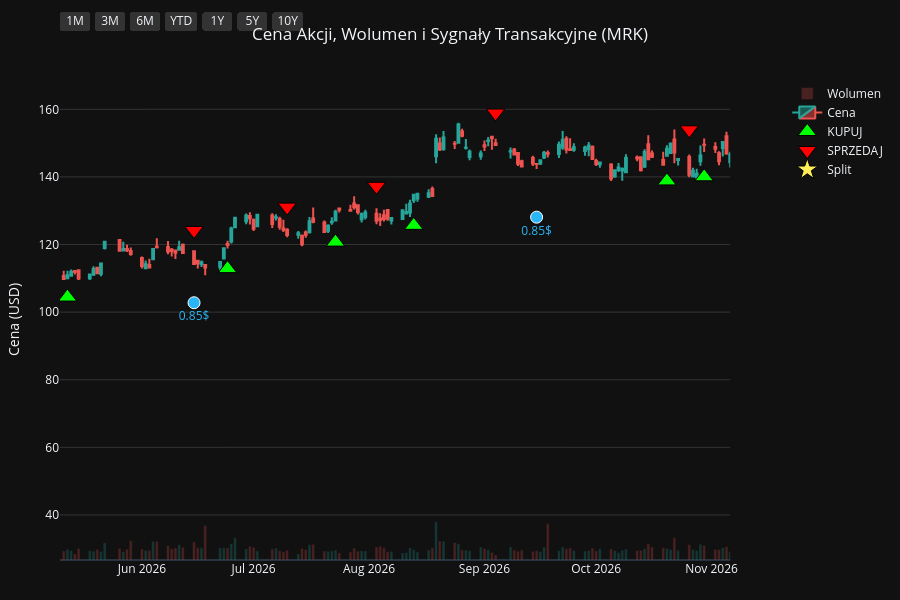
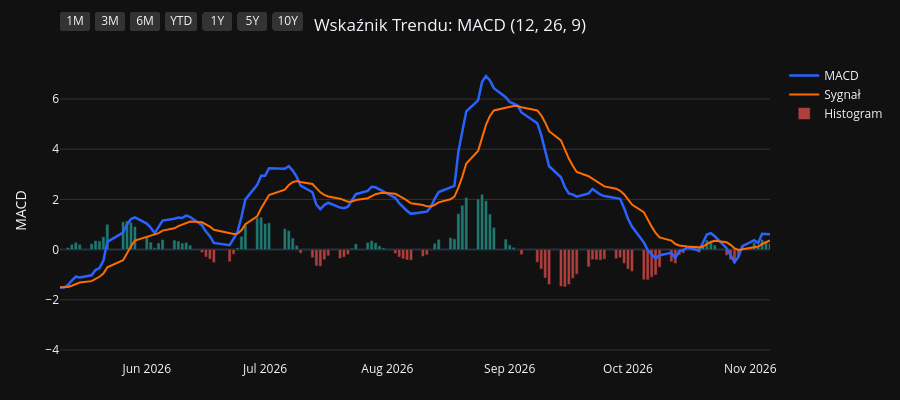
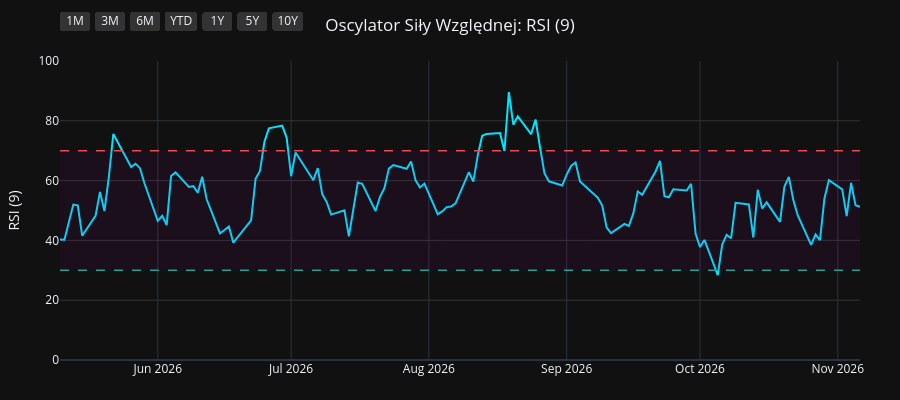
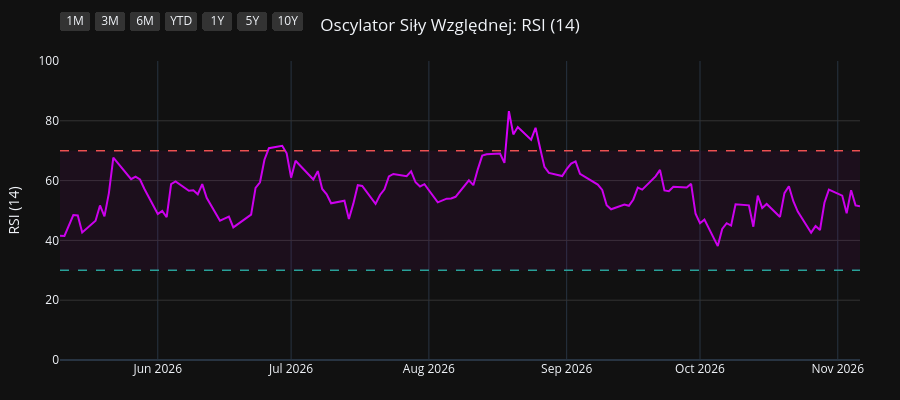

Notebook cell for these charts, in order:
### Code cell
import os
import yfinance as yf
import pandas as pd
import pandas_ta as ta
import plotly.graph_objects as go
from plotly.subplots import make_subplots

# 1. Pobranie i przygotowanie danych
symbol = os.environ.get("STOCK_TICKER", "").strip().upper()
if not symbol:
    raise RuntimeError("Set STOCK_TICKER before running price_extractor.ipynb")
df = yf.Ticker(symbol).history(period="10y")
df.index = df.index.tz_localize(None)

# Wskaźniki i sygnały
df.ta.macd(fast=12, slow=26, signal=9, append=True)
df.ta.rsi(length=9, append=True)
df.ta.rsi(length=14, append=True)
df.ta.rsi(length=21, append=True)
df.dropna(inplace=True)

macd = df['MACD_12_26_9']
signal = df['MACDs_12_26_9']
wczorajszy_macd = macd.shift(1)
wczorajszy_signal = signal.shift(1)

df['Decyzja'] = 'BRAK'
df.loc[(macd > signal) & (wczorajszy_macd <= wczorajszy_signal), 'Decyzja'] = 'KUPUJ'
df.loc[(macd < signal) & (wczorajszy_macd >= wczorajszy_signal), 'Decyzja'] = 'SPRZEDAJ'

df_kupuj = df[df['Decyzja'] == 'KUPUJ']
df_sprzedaj = df[df['Decyzja'] == 'SPRZEDAJ']
df_dywidendy = df[df['Dividends'] > 0]
df_splity = df[df['Stock Splits'] > 0]

# Wspólna konfiguracja osi X
konfiguracja_osi_x = dict(
    type="date",
    showspikes=True, spikemode="across", spikesnap="cursor", spikedash="dot", spikecolor="#ffffff", spikethickness=1, hoverformat="%Y-%m-%d",
    rangeselector=dict(
        buttons=list([
            dict(count=1, label="1M", step="month", stepmode="backward"),
            dict(count=3, label="3M", step="month", stepmode="backward"),
            dict(count=6, label="6M", step="month", stepmode="backward"),
            dict(count=1, label="YTD", step="year", stepmode="todate"),
            dict(count=1, label="1Y", step="year", stepmode="backward"),
            dict(count=5, label="5Y", step="year", stepmode="backward"),
            dict(step="all", label="10Y")
        ]),
        bgcolor="#333333", activecolor="#2962ff", x=0, y=1.1
    )
)

# ==========================================
# WYKRES 1: CENA + WOLUMEN + SYGNAŁY
# ==========================================
fig1 = make_subplots(specs=[[{"secondary_y": True}]])

kolory_wolumenu = ['#26a69a' if row['Close'] >= row['Open'] else '#ef5350' for index, row in df.iterrows()]
fig1.add_trace(go.Bar(x=df.index, y=df['Volume'], marker_color=kolory_wolumenu, opacity=0.25, name='Wolumen'), secondary_y=True)
fig1.add_trace(go.Candlestick(x=df.index, open=df['Open'], high=df['High'], low=df['Low'], close=df['Close'], name='Cena', increasing_line_color='#26a69a', decreasing_line_color='#ef5350'), secondary_y=False)
fig1.add_trace(go.Scatter(x=df_kupuj.index, y=df_kupuj['Low'] * 0.95, customdata=df_kupuj[['Low', 'High']], mode='markers', marker=dict(symbol='triangle-up', size=16, color='#00ff00', line=dict(width=1, color='black')), name='KUPUJ', hovertemplate='KUPUJ<br>Najniższa: %{customdata[0]:.2f}<br>Najwyższa: %{customdata[1]:.2f}<extra></extra>'), secondary_y=False)
fig1.add_trace(go.Scatter(x=df_sprzedaj.index, y=df_sprzedaj['High'] * 1.05, customdata=df_sprzedaj[['Low', 'High']], mode='markers', marker=dict(symbol='triangle-down', size=16, color='#ff0000', line=dict(width=1, color='black')), name='SPRZEDAJ', hovertemplate='SPRZEDAJ<br>Najniższa: %{customdata[0]:.2f}<br>Najwyższa: %{customdata[1]:.2f}<extra></extra>'), secondary_y=False)

if not df_dywidendy.empty:
    fig1.add_trace(go.Scatter(x=df_dywidendy.index, y=df_dywidendy['Low'] * 0.90, mode='markers+text', marker=dict(symbol='circle', size=12, color='#29b6f6', line=dict(width=1, color='white')), text=df_dywidendy['Dividends'].apply(lambda x: f"{x}$"), textposition="bottom center", name='Dywidenda', showlegend=False, hovertemplate='Dywidenda: %{text}<extra></extra>', textfont=dict(color="#29b6f6")), secondary_y=False)
if not df_splity.empty:
                    fig1.add_trace(go.Scatter(x=df_splity.index, y=df_splity['High'], mode='markers+text', marker=dict(symbol='star', size=16, color='#ffee58', line=dict(width=1, color='black')), text=df_splity['Stock Splits'].apply(lambda x: f"{x:g}:1" if x >= 1 else f"1:{1 / x:g}"), textposition="top center", name='Split', hovertemplate='%{text}<extra></extra>', textfont=dict(color="#ffee58")), secondary_y=False)

fig1.update_layout(title=dict(text=f"Cena Akcji, Wolumen i Sygnały Transakcyjne ({symbol})", x=0.5, xanchor='center'), dragmode='pan', xaxis_rangeslider_visible=False, template='plotly_dark', height=600, hovermode='x unified', margin=dict(l=60, r=40, t=60, b=40))
fig1.update_xaxes(**konfiguracja_osi_x)
fig1.update_xaxes(range=[df.index.max() - pd.Timedelta(days=180), df.index.max()])
fig1.update_yaxes(title_text="Cena (USD)", secondary_y=False, gridcolor='#333333')
fig1.update_yaxes(range=[0, df['Volume'].max() * 4], showgrid=False, showticklabels=False, secondary_y=True)
fig1.show(config={'scrollZoom': True})

# ==========================================
# WYKRES 2: WSKAŹNIK MACD
# ==========================================
fig2 = go.Figure()
fig2.add_trace(go.Scatter(x=df.index, y=df['MACD_12_26_9'], line=dict(color='#2962ff', width=2.5), name='MACD'))
fig2.add_trace(go.Scatter(x=df.index, y=df['MACDs_12_26_9'], line=dict(color='#ff6d00', width=2), name='Sygnał'))
kolory_macd = ['#26a69a' if val >= 0 else '#ef5350' for val in df['MACDh_12_26_9']]
fig2.add_trace(go.Bar(x=df.index, y=df['MACDh_12_26_9'], marker_color=kolory_macd, name='Histogram', opacity=0.7))
fig2.update_layout(title=dict(text="Wskaźnik Trendu: MACD (12, 26, 9)", x=0.5, xanchor='center'), dragmode='pan', xaxis_rangeslider_visible=False, template='plotly_dark', height=400, hovermode='x unified', margin=dict(l=60, r=40, t=60, b=40))
fig2.update_xaxes(**konfiguracja_osi_x)
fig2.update_xaxes(range=[df.index.max() - pd.Timedelta(days=180), df.index.max()])
fig2.update_yaxes(title_text="MACD", gridcolor='#333333')
fig2.show(config={'scrollZoom': True})

# ==========================================
# WYKRES 3: OSCYLATOR RSI (9)
# ==========================================
fig3 = go.Figure()
fig3.add_trace(go.Scatter(x=df.index, y=df['RSI_9'], line=dict(color='#00e5ff', width=2), name='RSI (9)'))
fig3.add_hline(y=70, line_dash="dash", line_color="#ef5350", line_width=1.5)
fig3.add_hline(y=30, line_dash="dash", line_color="#26a69a", line_width=1.5)
fig3.add_hrect(y0=30, y1=70, line_width=0, fillcolor="purple", opacity=0.1)
fig3.update_layout(title=dict(text="Oscylator Siły Względnej: RSI (9)", x=0.5, xanchor='center'), dragmode='pan', xaxis_rangeslider_visible=False, template='plotly_dark', height=400, hovermode='x unified', margin=dict(l=60, r=40, t=60, b=40))
fig3.update_xaxes(**konfiguracja_osi_x)
fig3.update_xaxes(range=[df.index.max() - pd.Timedelta(days=180), df.index.max()])
fig3.update_yaxes(title_text="RSI (9)", range=[0, 100], gridcolor='#333333')
fig3.show(config={'scrollZoom': True})

# ==========================================
# WYKRES 4: OSCYLATOR RSI (14)
# ==========================================
fig4 = go.Figure()
fig4.add_trace(go.Scatter(x=df.index, y=df['RSI_14'], line=dict(color='#d500f9', width=2), name='RSI (14)'))
fig4.add_hline(y=70, line_dash="dash", line_color="#ef5350", line_width=1.5)
fig4.add_hline(y=30, line_dash="dash", line_color="#26a69a", line_width=1.5)
fig4.add_hrect(y0=30, y1=70, line_width=0, fillcolor="purple", opacity=0.1)
fig4.update_layout(title=dict(text="Oscylator Siły Względnej: RSI (14)", x=0.5, xanchor='center'), dragmode='pan', xaxis_rangeslider_visible=False, template='plotly_dark', height=400, hovermode='x unified', margin=dict(l=60, r=40, t=60, b=40))
fig4.update_xaxes(**konfiguracja_osi_x)
fig4.update_xaxes(range=[df.index.max() - pd.Timedelta(days=180), df.index.max()])
fig4.update_yaxes(title_text="RSI (14)", range=[0, 100], gridcolor='#333333')
fig4.show(config={'scrollZoom': True})

# ==========================================
# WYKRES 5: OSCYLATOR RSI (21)
# ==========================================
fig5 = go.Figure()
fig5.add_trace(go.Scatter(x=df.index, y=df['RSI_21'], line=dict(color='#64dd17', width=2), name='RSI (21)'))
fig5.add_hline(y=70, line_dash="dash", line_color="#ef5350", line_width=1.5)
fig5.add_hline(y=30, line_dash="dash", line_color="#26a69a", line_width=1.5)
fig5.add_hrect(y0=30, y1=70, line_width=0, fillcolor="purple", opacity=0.1)
fig5.update_layout(title=dict(text="Oscylator Siły Względnej: RSI (21)", x=0.5, xanchor='center'), dragmode='pan', xaxis_rangeslider_visible=False, template='plotly_dark', height=400, hovermode='x unified', margin=dict(l=60, r=40, t=60, b=40))
fig5.update_xaxes(**konfiguracja_osi_x)
fig5.update_xaxes(range=[df.index.max() - pd.Timedelta(days=180), df.index.max()])
fig5.update_yaxes(title_text="RSI (21)", range=[0, 100], gridcolor='#333333')
fig5.show(config={'scrollZoom': True})

### Figure 1 — Plotly figure (JSON) as saved in the notebook; plotly's stock layout.template omitted (floating-point values rounded to 4 significant figures; data arrays with more than 128 entries replaced by an {"elided": "..."} marker saying what was removed)
{"data": [{"marker": {"color": {"elided": "2481 str values"}}, "name": "Wolumen", "opacity": 0.25, "type": "bar", "x": {"elided": "2481 str values"}, "xaxis": "x", "y": {"elided": "2481 int values"}, "yaxis": "y2"}, {"close": {"elided": "2481 float values"}, "decreasing": {"line": {"color": "#ef5350"}}, "high": {"elided": "2481 float values"}, "increasing": {"line": {"color": "#26a69a"}}, "low": {"elided": "2481 float values"}, "name": "Cena", "open": {"elided": "2481 float values"}, "type": "candlestick", "x": {"elided": "2481 str values"}, "xaxis": "x", "yaxis": "y"}, {"customdata": {"elided": "99x2 float values"}, "hovertemplate": "KUPUJ<br>Najniższa: %{customdata[0]:.2f}<br>Najwyższa: %{customdata[1]:.2f}<extra></extra>", "marker": {"color": "#00ff00", "line": {"color": "black", "width": 1}, "size": 16, "symbol": "triangle-up"}, "mode": "markers", "name": "KUPUJ", "type": "scatter", "x": ["2017-01-05T00:00:00", "2017-04-27T00:00:00", "2017-06-21T00:00:00", "2017-07-27T00:00:00", "2017-08-24T00:00:00", "2017-11-16T00:00:00", "2018-03-07T00:00:00", "2018-03-28T00:00:00", "2018-05-16T00:00:00", "2018-06-01T00:00:00", "2018-07-09T00:00:00", "2018-09-17T00:00:00", "2018-09-20T00:00:00", "2018-10-19T00:00:00", "2018-10-31T00:00:00", "2018-11-28T00:00:00", "2019-01-04T00:00:00", "2019-01-18T00:00:00", "2019-02-01T00:00:00", "2019-03-21T00:00:00", "2019-04-30T00:00:00", "2019-07-03T00:00:00", "2019-07-31T00:00:00", "2019-09-23T00:00:00", "2019-09-26T00:00:00", "2019-09-30T00:00:00", "2019-10-04T00:00:00", "2019-10-30T00:00:00", "2019-11-13T00:00:00", "2020-01-02T00:00:00", "2020-03-04T00:00:00", "2020-03-30T00:00:00", "2020-05-18T00:00:00", "2020-05-28T00:00:00", "2020-07-01T00:00:00", "2020-07-28T00:00:00", "2020-11-04T00:00:00", "2020-12-31T00:00:00", "2021-02-22T00:00:00", "2021-03-05T00:00:00", "2021-04-19T00:00:00", "2021-05-07T00:00:00", "2021-06-10T00:00:00", "2021-08-16T00:00:00", "2021-09-24T00:00:00", "2021-10-21T00:00:00", "2021-12-15T00:00:00", "2022-02-01T00:00:00", "2022-03-02T00:00:00", "2022-05-12T00:00:00", "2022-06-23T00:00:00", "2022-08-12T00:00:00", "2022-09-14T00:00:00", "2022-09-22T00:00:00", "2022-11-21T00:00:00", "2023-02-10T00:00:00", "2023-03-06T00:00:00", "2023-03-31T00:00:00", "2023-05-02T00:00:00", "2023-06-20T00:00:00", "2023-08-08T00:00:00", "2023-10-12T00:00:00", "2023-10-23T00:00:00", "2023-11-30T00:00:00", "2024-02-01T00:00:00", "2024-03-25T00:00:00", "2024-04-25T00:00:00", "2024-05-07T00:00:00", "2024-05-15T00:00:00", "2024-06-07T00:00:00", "2024-06-21T00:00:00", "2024-07-29T00:00:00", "2024-08-16T00:00:00", "2024-10-17T00:00:00", "2024-11-21T00:00:00", "2024-12-26T00:00:00", "2024-12-31T00:00:00", "2025-01-30T00:00:00", "2025-02-21T00:00:00", "2025-04-24T00:00:00", "2025-05-21T00:00:00", "2025-07-01T00:00:00", "2025-07-24T00:00:00", "2025-08-14T00:00:00", "2025-09-02T00:00:00", "2025-10-01T00:00:00", "2025-10-22T00:00:00", "2025-11-11T00:00:00", "2025-12-23T00:00:00", "2026-01-14T00:00:00", "2026-02-03T00:00:00", "2026-03-26T00:00:00", "2026-05-07T00:00:00", "2026-05-12T00:00:00", "2026-06-24T00:00:00", "2026-07-23T00:00:00", "2026-08-13T00:00:00", "2026-10-20T00:00:00", "2026-10-30T00:00:00"], "xaxis": "x", "y": [40.39, 42.34, 44.09, 42.89, 42.47, 37.66, 37.29, 37.8, 41.36, 41.72, 43.72, 49.45, 49.74, 51.08, 51.67, 54.15, 53.37, 53.96, 53.86, 58.92, 54.71, 62.31, 60.03, 61.52, 60.58, 60.7, 60.66, 61.51, 61.36, 66.37, 58.67, 53.97, 58.67, 58.14, 57.56, 58.95, 59.8, 60.91, 55.87, 54.57, 58.84, 59.54, 59.88, 61.93, 59.8, 65.45, 60.66, 66.73, 62.6, 73.37, 74.97, 74.46, 72.89, 71.35, 87.96, 90.78, 91.27, 90.26, 99.06, 93.88, 91.01, 89.24, 89.01, 86.94, 107.2, 108.8, 113.2, 111.7, 113.1, 114.4, 114.1, 110.4, 99.56, 97.45, 86.28, 88.74, 88.3, 88.12, 78.05, 68.79, 69.55, 71.83, 76.33, 74.57, 77.08, 78.62, 80.3, 80.53, 97.11, 100.5, 103.7, 111.3, 104.2, 104.4, 112.9, 120.7, 125.7, 138.8, 140.0], "yaxis": "y"}, {"customdata": {"elided": "98x2 float values"}, "hovertemplate": "SPRZEDAJ<br>Najniższa: %{customdata[0]:.2f}<br>Najwyższa: %{customdata[1]:.2f}<extra></extra>", "marker": {"color": "#ff0000", "line": {"color": "black", "width": 1}, "size": 16, "symbol": "triangle-down"}, "mode": "markers", "name": "SPRZEDAJ", "type": "scatter", "x": ["2017-03-02T00:00:00", "2017-06-07T00:00:00", "2017-06-30T00:00:00", "2017-08-08T00:00:00", "2017-09-26T00:00:00", "2018-01-31T00:00:00", "2018-03-27T00:00:00", "2018-05-01T00:00:00", "2018-05-21T00:00:00", "2018-06-18T00:00:00", "2018-08-28T00:00:00", "2018-09-19T00:00:00", "2018-09-25T00:00:00", "2018-10-24T00:00:00", "2018-11-23T00:00:00", "2018-12-10T00:00:00", "2019-01-10T00:00:00", "2019-01-24T00:00:00", "2019-03-07T00:00:00", "2019-03-27T00:00:00", "2019-06-27T00:00:00", "2019-07-08T00:00:00", "2019-09-04T00:00:00", "2019-09-25T00:00:00", "2019-09-27T00:00:00", "2019-10-02T00:00:00", "2019-10-22T00:00:00", "2019-11-06T00:00:00", "2019-12-31T00:00:00", "2020-01-03T00:00:00", "2020-03-12T00:00:00", "2020-04-29T00:00:00", "2020-05-19T00:00:00", "2020-06-12T00:00:00", "2020-07-24T00:00:00", "2020-09-01T00:00:00", "2020-12-15T00:00:00", "2021-01-21T00:00:00", "2021-02-26T00:00:00", "2021-04-06T00:00:00", "2021-04-28T00:00:00", "2021-05-25T00:00:00", "2021-07-12T00:00:00", "2021-08-27T00:00:00", "2021-10-15T00:00:00", "2021-11-08T00:00:00", "2022-01-24T00:00:00", "2022-02-03T00:00:00", "2022-04-20T00:00:00", "2022-05-27T00:00:00", "2022-07-19T00:00:00", "2022-08-29T00:00:00", "2022-09-21T00:00:00", "2022-11-11T00:00:00", "2022-12-08T00:00:00", "2023-03-01T00:00:00", "2023-03-10T00:00:00", "2023-04-27T00:00:00", "2023-05-09T00:00:00", "2023-07-07T00:00:00", "2023-09-05T00:00:00", "2023-10-19T00:00:00", "2023-11-13T00:00:00", "2024-01-23T00:00:00", "2024-02-12T00:00:00", "2024-04-09T00:00:00", "2024-05-03T00:00:00", "2024-05-14T00:00:00", "2024-05-24T00:00:00", "2024-06-17T00:00:00", "2024-06-28T00:00:00", "2024-07-30T00:00:00", "2024-09-25T00:00:00", "2024-10-18T00:00:00", "2024-12-19T00:00:00", "2024-12-30T00:00:00", "2025-01-21T00:00:00", "2025-02-04T00:00:00", "2025-03-25T00:00:00", "2025-05-09T00:00:00", "2025-06-30T00:00:00", "2025-07-17T00:00:00", "2025-07-30T00:00:00", "2025-08-29T00:00:00", "2025-09-03T00:00:00", "2025-10-15T00:00:00", "2025-10-29T00:00:00", "2025-12-05T00:00:00", "2026-01-13T00:00:00", "2026-01-15T00:00:00", "2026-02-26T00:00:00", "2026-04-15T00:00:00", "2026-05-08T00:00:00", "2026-06-15T00:00:00", "2026-07-10T00:00:00", "2026-08-03T00:00:00", "2026-09-04T00:00:00", "2026-10-26T00:00:00"], "xaxis": "x", "y": [49.53, 48.44, 48.86, 47.34, 49.66, 46.62, 42.2, 45.82, 45.88, 47.83, 53.68, 55.38, 56.02, 57.0, 59.09, 61.04, 59.81, 59.4, 64.1, 66.08, 67.83, 68.48, 69.82, 67.75, 67.72, 67.09, 66.66, 67.69, 73.86, 74.74, 63.37, 67.27, 65.26, 64.29, 64.34, 70.78, 67.88, 68.93, 62.57, 65.01, 65.93, 66.96, 70.04, 68.74, 71.24, 74.68, 72.87, 74.41, 79.68, 85.45, 86.41, 82.35, 80.68, 94.03, 103.5, 101.0, 104.0, 109.1, 112.2, 106.1, 104.4, 97.48, 98.26, 115.8, 121.1, 123.4, 124.8, 125.5, 127.7, 126.0, 128.0, 121.1, 114.1, 108.1, 99.09, 98.72, 97.43, 90.45, 92.32, 78.45, 80.19, 83.49, 84.42, 85.09, 86.67, 86.39, 89.6, 104.1, 112.5, 114.8, 126.0, 124.6, 117.1, 124.2, 131.1, 137.2, 158.9, 153.9], "yaxis": "y"}, {"hovertemplate": "Dywidenda: %{text}<extra></extra>", "marker": {"color": "#29b6f6", "line": {"color": "white", "width": 1}, "size": 12, "symbol": "circle"}, "mode": "markers+text", "name": "Dywidenda", "showlegend": false, "text": ["0.448473$", "0.448473$", "0.448473$", "0.458015$", "0.458015$", "0.458015$", "0.458015$", "0.524809$", "0.524809$", "0.524809$", "0.524809$", "0.582061$", "0.582061$", "0.582061$", "0.582061$", "0.620229$", "0.620229$", "0.65$", "0.65$", "0.69$", "0.69$", "0.69$", "0.69$", "0.73$", "0.73$", "0.73$", "0.73$", "0.77$", "0.77$", "0.77$", "0.77$", "0.81$", "0.81$", "0.81$", "0.81$", "0.85$", "0.85$", "0.85$", "0.85$"], "textfont": {"color": "#29b6f6"}, "textposition": "bottom center", "type": "scatter", "x": ["2017-03-13T00:00:00", "2017-06-13T00:00:00", "2017-09-14T00:00:00", "2017-12-14T00:00:00", "2018-03-14T00:00:00", "2018-06-14T00:00:00", "2018-09-14T00:00:00", "2018-12-14T00:00:00", "2019-03-14T00:00:00", "2019-06-14T00:00:00", "2019-09-13T00:00:00", "2019-12-13T00:00:00", "2020-03-13T00:00:00", "2020-06-12T00:00:00", "2020-09-14T00:00:00", "2020-12-14T00:00:00", "2021-03-12T00:00:00", "2021-06-14T00:00:00", "2021-09-14T00:00:00", "2021-12-14T00:00:00", "2022-03-14T00:00:00", "2022-06-14T00:00:00", "2022-09-14T00:00:00", "2022-12-14T00:00:00", "2023-03-14T00:00:00", "2023-06-14T00:00:00", "2023-09-14T00:00:00", "2023-12-14T00:00:00", "2024-03-14T00:00:00", "2024-06-17T00:00:00", "2024-09-16T00:00:00", "2024-12-16T00:00:00", "2025-03-17T00:00:00", "2025-06-16T00:00:00", "2025-09-15T00:00:00", "2025-12-15T00:00:00", "2026-03-16T00:00:00", "2026-06-15T00:00:00", "2026-09-15T00:00:00"], "xaxis": "x", "y": [41.11, 40.78, 42.3, 36.78, 36.01, 40.9, 46.86, 51.64, 55.19, 56.61, 56.75, 61.54, 50.69, 53.37, 59.64, 57.46, 53.58, 57.32, 55.66, 56.26, 60.81, 66.51, 69.06, 88.55, 84.7, 88.39, 87.85, 86.98, 99.62, 106.7, 97.63, 85.03, 79.79, 69.01, 70.75, 86.42, 101.5, 102.8, 128.1], "yaxis": "y"}, {"hovertemplate": "%{text}<extra></extra>", "marker": {"color": "#ffee58", "line": {"color": "black", "width": 1}, "size": 16, "symbol": "star"}, "mode": "markers+text", "name": "Split", "text": ["1.048:1"], "textfont": {"color": "#ffee58"}, "textposition": "top center", "type": "scatter", "x": ["2021-06-03T00:00:00"], "xaxis": "x", "y": [62.4], "yaxis": "y"}], "layout": {"dragmode": "pan", "height": 600, "hovermode": "x unified", "margin": {"b": 40, "l": 60, "r": 40, "t": 60}, "title": {"text": "Cena Akcji, Wolumen i Sygnały Transakcyjne (MRK)", "x": 0.5, "xanchor": "center"}, "xaxis": {"anchor": "y", "domain": [0.0, 0.94], "hoverformat": "%Y-%m-%d", "range": ["2026-05-10T00:00:00", "2026-11-06T00:00:00"], "rangeselector": {"activecolor": "#2962ff", "bgcolor": "#333333", "buttons": [{"count": 1, "label": "1M", "step": "month", "stepmode": "backward"}, {"count": 3, "label": "3M", "step": "month", "stepmode": "backward"}, {"count": 6, "label": "6M", "step": "month", "stepmode": "backward"}, {"count": 1, "label": "YTD", "step": "year", "stepmode": "todate"}, {"count": 1, "label": "1Y", "step": "year", "stepmode": "backward"}, {"count": 5, "label": "5Y", "step": "year", "stepmode": "backward"}, {"label": "10Y", "step": "all"}], "x": 0, "y": 1.1}, "rangeslider": {"visible": false}, "showspikes": true, "spikecolor": "#ffffff", "spikedash": "dot", "spikemode": "across", "spikesnap": "cursor", "spikethickness": 1, "type": "date"}, "yaxis": {"anchor": "x", "domain": [0.0, 1.0], "gridcolor": "#333333", "title": {"text": "Cena (USD)"}}, "yaxis2": {"anchor": "x", "overlaying": "y", "range": [0, 409989200], "showgrid": false, "showticklabels": false, "side": "right"}}}

### Figure 2 — Plotly figure (JSON) as saved in the notebook; plotly's stock layout.template omitted (floating-point values rounded to 4 significant figures; data arrays with more than 128 entries replaced by an {"elided": "..."} marker saying what was removed)
{"data": [{"line": {"color": "#2962ff", "width": 2.5}, "name": "MACD", "type": "scatter", "x": {"elided": "2481 str values"}, "y": {"elided": "2481 float values"}}, {"line": {"color": "#ff6d00", "width": 2}, "name": "Sygnał", "type": "scatter", "x": {"elided": "2481 str values"}, "y": {"elided": "2481 float values"}}, {"marker": {"color": {"elided": "2481 str values"}}, "name": "Histogram", "opacity": 0.7, "type": "bar", "x": {"elided": "2481 str values"}, "y": {"elided": "2481 float values"}}], "layout": {"dragmode": "pan", "height": 400, "hovermode": "x unified", "margin": {"b": 40, "l": 60, "r": 40, "t": 60}, "title": {"text": "Wskaźnik Trendu: MACD (12, 26, 9)", "x": 0.5, "xanchor": "center"}, "xaxis": {"hoverformat": "%Y-%m-%d", "range": ["2026-05-10T00:00:00", "2026-11-06T00:00:00"], "rangeselector": {"activecolor": "#2962ff", "bgcolor": "#333333", "buttons": [{"count": 1, "label": "1M", "step": "month", "stepmode": "backward"}, {"count": 3, "label": "3M", "step": "month", "stepmode": "backward"}, {"count": 6, "label": "6M", "step": "month", "stepmode": "backward"}, {"count": 1, "label": "YTD", "step": "year", "stepmode": "todate"}, {"count": 1, "label": "1Y", "step": "year", "stepmode": "backward"}, {"count": 5, "label": "5Y", "step": "year", "stepmode": "backward"}, {"label": "10Y", "step": "all"}], "x": 0, "y": 1.1}, "rangeslider": {"visible": false}, "showspikes": true, "spikecolor": "#ffffff", "spikedash": "dot", "spikemode": "across", "spikesnap": "cursor", "spikethickness": 1, "type": "date"}, "yaxis": {"gridcolor": "#333333", "title": {"text": "MACD"}}}}

### Figure 3 — Plotly figure (JSON) as saved in the notebook; plotly's stock layout.template omitted (floating-point values rounded to 4 significant figures; data arrays with more than 128 entries replaced by an {"elided": "..."} marker saying what was removed)
{"data": [{"line": {"color": "#00e5ff", "width": 2}, "name": "RSI (9)", "type": "scatter", "x": {"elided": "2481 str values"}, "y": {"elided": "2481 float values"}}], "layout": {"dragmode": "pan", "height": 400, "hovermode": "x unified", "margin": {"b": 40, "l": 60, "r": 40, "t": 60}, "shapes": [{"line": {"color": "#ef5350", "dash": "dash", "width": 1.5}, "type": "line", "x0": 0, "x1": 1, "xref": "x domain", "y0": 70, "y1": 70, "yref": "y"}, {"line": {"color": "#26a69a", "dash": "dash", "width": 1.5}, "type": "line", "x0": 0, "x1": 1, "xref": "x domain", "y0": 30, "y1": 30, "yref": "y"}, {"fillcolor": "purple", "line": {"width": 0}, "opacity": 0.1, "type": "rect", "x0": 0, "x1": 1, "xref": "x domain", "y0": 30, "y1": 70, "yref": "y"}], "title": {"text": "Oscylator Siły Względnej: RSI (9)", "x": 0.5, "xanchor": "center"}, "xaxis": {"hoverformat": "%Y-%m-%d", "range": ["2026-05-10T00:00:00", "2026-11-06T00:00:00"], "rangeselector": {"activecolor": "#2962ff", "bgcolor": "#333333", "buttons": [{"count": 1, "label": "1M", "step": "month", "stepmode": "backward"}, {"count": 3, "label": "3M", "step": "month", "stepmode": "backward"}, {"count": 6, "label": "6M", "step": "month", "stepmode": "backward"}, {"count": 1, "label": "YTD", "step": "year", "stepmode": "todate"}, {"count": 1, "label": "1Y", "step": "year", "stepmode": "backward"}, {"count": 5, "label": "5Y", "step": "year", "stepmode": "backward"}, {"label": "10Y", "step": "all"}], "x": 0, "y": 1.1}, "rangeslider": {"visible": false}, "showspikes": true, "spikecolor": "#ffffff", "spikedash": "dot", "spikemode": "across", "spikesnap": "cursor", "spikethickness": 1, "type": "date"}, "yaxis": {"gridcolor": "#333333", "range": [0, 100], "title": {"text": "RSI (9)"}}}}

### Figure 4 — Plotly figure (JSON) as saved in the notebook; plotly's stock layout.template omitted (floating-point values rounded to 4 significant figures; data arrays with more than 128 entries replaced by an {"elided": "..."} marker saying what was removed)
{"data": [{"line": {"color": "#d500f9", "width": 2}, "name": "RSI (14)", "type": "scatter", "x": {"elided": "2481 str values"}, "y": {"elided": "2481 float values"}}], "layout": {"dragmode": "pan", "height": 400, "hovermode": "x unified", "margin": {"b": 40, "l": 60, "r": 40, "t": 60}, "shapes": [{"line": {"color": "#ef5350", "dash": "dash", "width": 1.5}, "type": "line", "x0": 0, "x1": 1, "xref": "x domain", "y0": 70, "y1": 70, "yref": "y"}, {"line": {"color": "#26a69a", "dash": "dash", "width": 1.5}, "type": "line", "x0": 0, "x1": 1, "xref": "x domain", "y0": 30, "y1": 30, "yref": "y"}, {"fillcolor": "purple", "line": {"width": 0}, "opacity": 0.1, "type": "rect", "x0": 0, "x1": 1, "xref": "x domain", "y0": 30, "y1": 70, "yref": "y"}], "title": {"text": "Oscylator Siły Względnej: RSI (14)", "x": 0.5, "xanchor": "center"}, "xaxis": {"hoverformat": "%Y-%m-%d", "range": ["2026-05-10T00:00:00", "2026-11-06T00:00:00"], "rangeselector": {"activecolor": "#2962ff", "bgcolor": "#333333", "buttons": [{"count": 1, "label": "1M", "step": "month", "stepmode": "backward"}, {"count": 3, "label": "3M", "step": "month", "stepmode": "backward"}, {"count": 6, "label": "6M", "step": "month", "stepmode": "backward"}, {"count": 1, "label": "YTD", "step": "year", "stepmode": "todate"}, {"count": 1, "label": "1Y", "step": "year", "stepmode": "backward"}, {"count": 5, "label": "5Y", "step": "year", "stepmode": "backward"}, {"label": "10Y", "step": "all"}], "x": 0, "y": 1.1}, "rangeslider": {"visible": false}, "showspikes": true, "spikecolor": "#ffffff", "spikedash": "dot", "spikemode": "across", "spikesnap": "cursor", "spikethickness": 1, "type": "date"}, "yaxis": {"gridcolor": "#333333", "range": [0, 100], "title": {"text": "RSI (14)"}}}}
